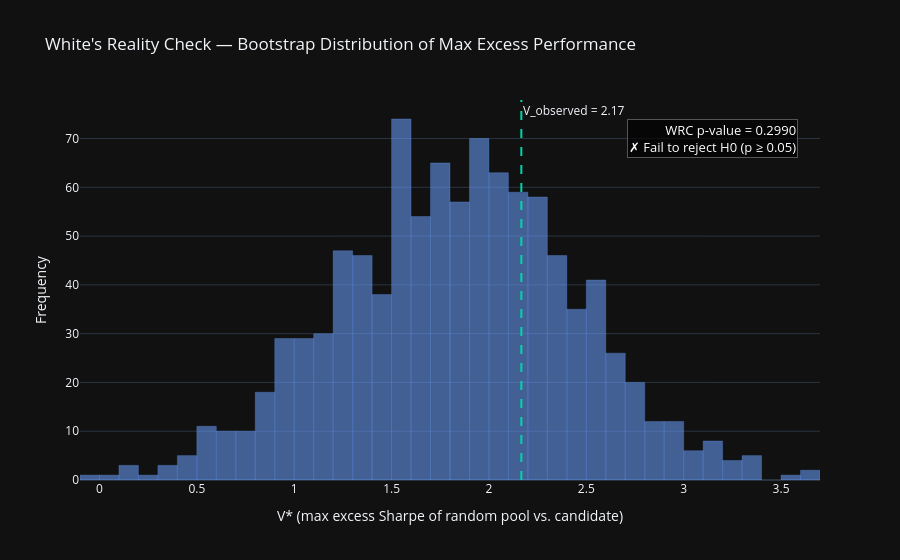

Source (notebook cell):
### Code cell
# ── Visualise WRC bootstrap distribution ─────────────────────────────────────
fig = go.Figure()

fig.add_trace(go.Histogram(
    x=wrc['V_boot'],
    nbinsx=60,
    name='Bootstrap V* distribution',
    marker_color='rgba(100,149,237,0.6)',
    marker_line=dict(color='cornflowerblue', width=0.3)
))

fig.add_vline(
    x=wrc['V_observed'],
    line_color='#00d4aa', line_dash='dash',
    annotation_text=f"V_observed = {wrc['V_observed']:.2f}",
    annotation_position='top right'
)

fig.add_annotation(
    x=0.97, y=0.95,
    xref='paper', yref='paper',
    text=f"WRC p-value = {wrc['wrc_pvalue']:.4f}<br>{'✓ Reject H0 (p < 0.05)' if wrc['wrc_pvalue'] < 0.05 else '✗ Fail to reject H0 (p ≥ 0.05)'}",
    showarrow=False, align='right',
    bgcolor='rgba(0,0,0,0.65)', bordercolor='#555',
    font=dict(size=13, color='white')
)

fig.update_layout(
    title="White's Reality Check — Bootstrap Distribution of Max Excess Performance",
    xaxis_title='V* (max excess Sharpe of random pool vs. candidate)',
    yaxis_title='Frequency',
    template='plotly_dark',
    showlegend=False
)
fig.show()

### Figure 1 — Plotly figure (JSON) as saved in the notebook; plotly's stock layout.template omitted (floating-point values rounded to 4 significant figures; data arrays with more than 128 entries replaced by an {"elided": "..."} marker saying what was removed)
{"data": [{"marker": {"color": "rgba(100,149,237,0.6)", "line": {"color": "cornflowerblue", "width": 0.3}}, "name": "Bootstrap V* distribution", "nbinsx": 60, "type": "histogram", "x": {"elided": "1000 float values"}}], "layout": {"annotations": [{"showarrow": false, "text": "V_observed = 2.17", "x": 2.166, "xanchor": "left", "xref": "x", "y": 1, "yanchor": "top", "yref": "y domain"}, {"align": "right", "bgcolor": "rgba(0,0,0,0.65)", "bordercolor": "#555", "font": {"color": "white", "size": 13}, "showarrow": false, "text": "WRC p-value = 0.2990<br>✗ Fail to reject H0 (p ≥ 0.05)", "x": 0.97, "xref": "paper", "y": 0.95, "yref": "paper"}], "shapes": [{"line": {"color": "#00d4aa", "dash": "dash"}, "type": "line", "x0": 2.166, "x1": 2.166, "xref": "x", "y0": 0, "y1": 1, "yref": "y domain"}], "showlegend": false, "title": {"text": "White's Reality Check — Bootstrap Distribution of Max Excess Performance"}, "xaxis": {"title": {"text": "V* (max excess Sharpe of random pool vs. candidate)"}}, "yaxis": {"title": {"text": "Frequency"}}}}
